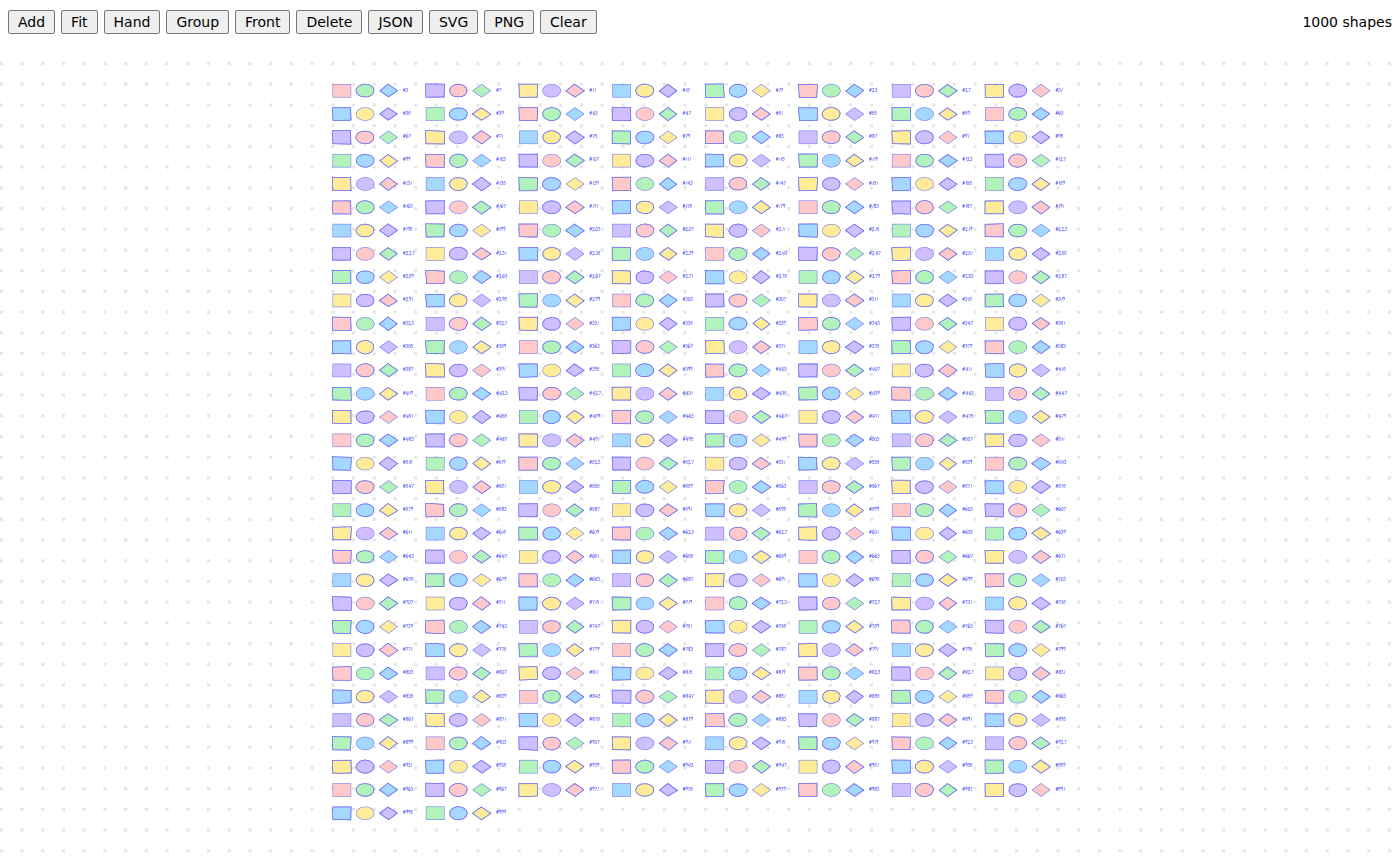

Source code (Python):
#!/usr/bin/env python3
"""Browser smoke test of drafftink-canvas: headed Chromium on a private Xvfb, WebGPU on the NVIDIA adapter.

Mounts a Stage, adds 1000 shapes, clicks one and receives the event, drags it, pans, checks that an idle stage
draws no frame and schedules no animation frame for 5 s (also while the pointer moves over empty space), exports
JSON, SVG and PNG and loads the PNG back, checks that a listener can change the stage, that a missing WebGPU is a
clear error, and takes a screenshot. Headless Chromium cannot show a WebGPU canvas (docs/stack.md section 8), so it
is not used.

usage: ~/.venvs/perf/bin/python test/smoke.py [--display :97] [--port 8137] [--shot test/smoke.png] [--adapter nvidia|swiftshader]
Needs dist/ (scripts/build.sh), python with playwright (and PIL), and Xvfb. Exit code 0 only if every check passes.
"""
import functools
import http.server
import io
import json
import os
import subprocess
import sys
import threading
import time

from PIL import Image
from playwright.sync_api import sync_playwright

HERE = os.path.dirname(os.path.abspath(__file__))
ROOT = os.path.dirname(HERE)


def arg(name, default=None):
    return sys.argv[sys.argv.index(name) + 1] if name in sys.argv else default


DISPLAY = arg("--display", ":97")
PORT = int(arg("--port", "8137"))
SHOT = arg("--shot", os.path.join(HERE, "smoke.png"))
PROFILE = f"/tmp/drafftink-canvas-chrome-{PORT}"
# WebGPU on the NVIDIA adapter through ANGLE/Vulkan, or on SwiftShader (docs/stack.md section 8).
NVIDIA = ["--enable-unsafe-webgpu", "--enable-features=Vulkan,VulkanFromANGLE,DefaultANGLEVulkan", "--use-angle=vulkan",
          "--use-vulkan=native", "--ignore-gpu-blocklist", "--disable-vulkan-surface", "--no-sandbox", "--disable-gpu-sandbox"]
SWIFTSHADER = ["--enable-unsafe-webgpu", "--enable-features=Vulkan", "--use-angle=swiftshader", "--enable-unsafe-swiftshader",
               "--use-webgpu-adapter=swiftshader", "--ignore-gpu-blocklist"]
FLAGS = SWIFTSHADER if arg("--adapter", "nvidia") == "swiftshader" else NVIDIA

# Counts what an idle page must not do: schedule animation frames, take a canvas texture, submit GPU work.
COUNTERS = """
window.__counts = { raf: 0, texture: 0, submit: 0 };
const raf = window.requestAnimationFrame.bind(window);
window.requestAnimationFrame = (cb) => { window.__counts.raf++; return raf(cb); };
if (window.GPUCanvasContext) {
  const g = GPUCanvasContext.prototype.getCurrentTexture;
  GPUCanvasContext.prototype.getCurrentTexture = function () { window.__counts.texture++; return g.call(this); };
}
if (window.GPUQueue) {
  const s = GPUQueue.prototype.submit;
  GPUQueue.prototype.submit = function (...a) { window.__counts.submit++; return s.apply(this, a); };
}
"""
NO_WEBGPU = "Object.defineProperty(navigator, 'gpu', { value: undefined, configurable: true });"

failures, report = [], {}


def check(name, ok, detail=""):
    print(f"{'PASS' if ok else 'FAIL'}  {name}" + (f"  ({detail})" if detail else ""), flush=True)
    if not ok:
        failures.append(name)


class Quiet(http.server.SimpleHTTPRequestHandler):
    def log_message(self, *a):
        pass

    def end_headers(self):
        self.send_header("Cache-Control", "no-store")
        super().end_headers()


server = http.server.ThreadingHTTPServer(("127.0.0.1", PORT), functools.partial(Quiet, directory=ROOT))
threading.Thread(target=server.serve_forever, daemon=True).start()
xvfb = subprocess.Popen(["Xvfb", DISPLAY, "-screen", "0", "1500x1000x24"], stdout=subprocess.DEVNULL, stderr=subprocess.DEVNULL)
time.sleep(1.5)
os.environ["DISPLAY"] = DISPLAY
BASE = f"http://127.0.0.1:{PORT}"


def js(page, code, *args):
    return page.evaluate(code, *args) if args else page.evaluate(code)


def counts(page):
    return js(page, "() => ({ ...window.__counts, frames: window.stage.framesDrawn })")


def screen_of(page, world):
    """Viewport pixel of a world point."""
    return js(page, "(p) => { const r = stage.canvas.getBoundingClientRect(); const s = stage.worldToScreen(p); return [r.left + s[0], r.top + s[1]]; }", world)


try:
    with sync_playwright() as pw:
        ctx = pw.chromium.launch_persistent_context(PROFILE, headless=False, viewport={"width": 1400, "height": 860}, args=FLAGS)
        ctx.add_init_script(COUNTERS)
        page = ctx.pages[0] if ctx.pages else ctx.new_page()
        logs = []
        page.on("console", lambda m: logs.append((m.type, m.text)))
        page.on("pageerror", lambda e: logs.append(("pageerror", str(e))))

        # ---- start, 1000 shapes -------------------------------------------------------------------------
        t0 = time.time()
        page.goto(f"{BASE}/examples/index.html?n=1000")
        page.wait_for_function("() => window.__ready || window.__error", timeout=60000)
        error = js(page, "() => window.__error || null")
        check("the stage starts on WebGPU", error is None, error or f"{time.time() - t0:.2f} s from navigation to ready")
        if error:
            raise SystemExit(1)
        time.sleep(1.0)
        stats = js(page, "() => stage.stats()")
        report["adapter"] = stats["adapter"]
        check("1000 shapes are in the scene", js(page, "() => stage.count") == 1000)
        check("a frame was drawn", stats["framesDrawn"] >= 1, f"{stats['framesDrawn']} frames; adapter {stats['adapter']!r}")
        last = stats["lastFrame"]
        check("culling draws only what is visible", 0 < last["drawn"] <= 1000, f"{last}")
        cam = js(page, "() => stage.camera")
        report["zoom"] = cam["zoom"]

        # ---- a screenshot that is not blank -----------------------------------------------------------
        png = page.screenshot()
        img = Image.open(io.BytesIO(png)).convert("RGB")
        colors = len({img.getpixel((x, y)) for x in range(0, img.width, 7) for y in range(60, img.height, 7)})
        check("the screenshot shows the drawing", colors > 20, f"{colors} distinct colours")
        os.makedirs(os.path.dirname(SHOT), exist_ok=True)
        img.save(SHOT)

        # ---- click: the listener gets the event, the shape is selected ----------------------------------
        js(page, """() => {
          window.__clicks = [];
          stage.on('click', '#s500', (e) => window.__clicks.push(['s500', e.target, e.currentTarget.kind]));
          stage.on('click', (e) => window.__clicks.push(['stage', e.target, e.currentTarget.kind]));
        }""")
        # s500 is the rectangle at world (1800, 1350), 70 x 50.
        cx, cy = screen_of(page, [1800 + 35, 1350 + 25])
        page.mouse.move(cx, cy)
        page.mouse.down()
        page.mouse.up()
        time.sleep(0.3)
        clicks = js(page, "() => window.__clicks")
        check("the click reaches the shape's listener, then the stage's", clicks == [["s500", "s500", "element"], ["stage", "s500", "stage"]], str(clicks))
        check("the click selected the shape", js(page, "() => stage.selection") == ["s500"])
        check("a hit test at the point finds it", js(page, "([x, y]) => { const r = stage.canvas.getBoundingClientRect(); return stage.hit(x - r.left, y - r.top)?.id; }", [cx, cy]) == "s500")

        # ---- drag moves the shape by the pointer's distance in world units ---------------------------
        # (A selected shape this small on screen is covered by its own handles, so the drag starts from nothing selected.)
        js(page, "() => stage.setSelection([])")
        before = js(page, "() => stage.get('s500').transform")
        zoom = js(page, "() => stage.camera.zoom")
        page.mouse.move(cx, cy)
        page.mouse.down()
        page.mouse.move(cx + 60, cy + 30, steps=6)
        page.mouse.up()
        time.sleep(0.3)
        after = js(page, "() => stage.get('s500').transform")
        dx, dy = after["x"] - before["x"], after["y"] - before["y"]
        check("a drag moves the shape", abs(dx - 60 / zoom) < 1e-6 and abs(dy - 30 / zoom) < 1e-6, f"moved ({dx:.3f}, {dy:.3f}), expected ({60 / zoom:.3f}, {30 / zoom:.3f})")
        js(page, "() => stage.setSelection([])")

        # ---- pan with the hand tool and with the wheel -------------------------------------------------
        js(page, "() => stage.setPointerMode('hand')")
        c0 = js(page, "() => stage.camera")
        page.mouse.move(300, 400)
        page.mouse.down()
        page.mouse.move(420, 460, steps=8)
        page.mouse.up()
        time.sleep(0.3)
        c1 = js(page, "() => stage.camera")
        check("the hand tool pans", abs((c1["scroll"][0] - c0["scroll"][0]) + 120 / zoom) < 1e-6 and abs((c1["scroll"][1] - c0["scroll"][1]) + 60 / zoom) < 1e-6,
              f"{c0['scroll']} -> {c1['scroll']}")
        js(page, "() => stage.setPointerMode('select')")
        page.mouse.move(700, 400)
        page.mouse.wheel(0, 100)
        time.sleep(0.4)
        c2 = js(page, "() => stage.camera")
        check("the wheel pans", c2["scroll"][1] > c1["scroll"][1], f"{c1['scroll'][1]:.2f} -> {c2['scroll'][1]:.2f}")

        # ---- a listener may change the stage ------------------------------------------------------------
        js(page, """() => {
          window.__busy = null;
          stage.on('click', '#s4', (e) => {
            stage.update('s4', { style: { fill_color: '#ff0000' } });
            try { stage.get('s4'); window.__busy = 'no error'; } catch (err) { window.__busy = err.message; }
          });
        }""")
        sx, sy = screen_of(page, [4 % 32 * 90 + 35, 0 + 25])
        # s4 may be off screen after the pan: bring it to the middle first.
        js(page, "() => stage.fitToContent({ ids: ['s4'], padding: 400 })")
        time.sleep(0.3)
        sx, sy = screen_of(page, [4 % 32 * 90 + 35, 25])
        page.mouse.click(sx, sy)
        time.sleep(0.4)
        check("a listener's change is applied", js(page, "() => stage.get('s4').style.fill_color") == "#ff0000")
        busy = js(page, "() => window.__busy")
        check("a read inside a listener says why it cannot answer", busy and "busy running a listener" in busy, str(busy))

        # ---- idle: no frame, no animation frame, no GPU work -------------------------------------------
        js(page, "() => stage.fitToContent({ padding: 40 })")
        time.sleep(1.5)
        js(page, "() => stage.setSelection([])")
        time.sleep(1.0)
        c_before = counts(page)
        time.sleep(5.0)
        c_after = counts(page)
        diff = {k: c_after[k] - c_before[k] for k in c_after}
        check("an idle stage draws 0 frames in 5 s", diff["frames"] == 0, str(diff))
        check("an idle stage schedules no animation frame", diff["raf"] == 0, str(diff))
        check("an idle stage touches no canvas texture and submits no GPU work", diff["texture"] == 0 and diff["submit"] == 0, str(diff))
        # Hovering over empty space (the margin left of the content) changes nothing either.
        page.mouse.move(8, 100)
        time.sleep(0.5)
        c_before = counts(page)
        for i in range(150):
            page.mouse.move(8 + (i % 20), 100 + i)
        time.sleep(1.0)
        c_after = counts(page)
        diff = {k: c_after[k] - c_before[k] for k in c_after}
        check("150 pointer moves over empty space draw 0 frames", diff["frames"] == 0 and diff["raf"] == 0, str(diff))
        # One change is exactly one frame.
        c_before = counts(page)
        js(page, "() => stage.update('s0', { x: 5 })")
        time.sleep(0.6)
        c_after = counts(page)
        check("one change draws exactly one frame", c_after["frames"] - c_before["frames"] == 1, f"{c_after['frames'] - c_before['frames']} frames, {c_after['raf'] - c_before['raf']} animation frames")
        report["idle"] = diff

        # ---- timings ---------------------------------------------------------------------------------
        timing = js(page, """() => {
          const t = (f, n) => { const s = performance.now(); for (let i = 0; i < n; i++) f(i); return (performance.now() - s) / n; };
          const r = stage.canvas.getBoundingClientRect();
          return { hit_ms: t((i) => stage.hit(200 + (i % 500), 300 + (i % 300)), 2000),
                   update_ms: t((i) => stage.update('s' + (i % 1000), { x: i }), 500) };
        }""")
        report["timing"] = timing
        print(f"      per call: hit {timing['hit_ms'] * 1000:.1f} us, update {timing['update_ms'] * 1000:.1f} us (1000 shapes)")

        # ---- export and import -------------------------------------------------------------------------
        info = js(page, """async () => {
          const json = stage.exportJSON();
          const svg = stage.toSVG({ embedScene: false });
          const png = await stage.toPNG({ scale: 0.25 });
          return { doc: JSON.parse(json).elements.length, svg: svg.slice(0, 40), svgPaths: svg.split('<path').length - 1,
                   png: Array.from(png) };
        }""")
        check("JSON export holds the 1000 shapes", info["doc"] == 1000)
        check("SVG export is an SVG with paths", info["svg"].startswith("<svg") and info["svgPaths"] > 500, f"{info['svgPaths']} paths")
        png_bytes = bytes(info["png"])
        check("PNG export is a PNG", png_bytes[:8] == b"\x89PNG\r\n\x1a\n", f"{len(png_bytes)} bytes")
        exported = Image.open(io.BytesIO(png_bytes)).convert("RGB")
        ecolors = len({exported.getpixel((x, y)) for x in range(0, exported.width, 3) for y in range(0, exported.height, 3)})
        check("the PNG shows the drawing", exported.width > 100 and ecolors > 10, f"{exported.width}x{exported.height}, {ecolors} colours")
        count_back = js(page, """async (bytes) => { stage.clear(); const empty = stage.count; stage.load(new Uint8Array(bytes)); return [empty, stage.count]; }""", info["png"])
        check("loading the PNG brings the scene back", count_back == [0, 1000], str(count_back))
        time.sleep(0.5)
        c_before = counts(page)
        time.sleep(2.0)
        check("the stage is idle again after the export and the load", counts(page)["frames"] == c_before["frames"])

        # ---- errors the page would see --------------------------------------------------------------
        err = js(page, """() => { try { stage.add({ type: 'rectangle', colour: 'red' }); return null; } catch (e) { return e.message; } }""")
        check("a typo in a shape is a plain-words error", err and "colour" in err, str(err))
        check("a refused shape leaves the scene alone", js(page, "() => stage.count") == 1000)

        # ---- no WebGPU ------------------------------------------------------------------------------
        bare = ctx.new_page()
        bare.add_init_script(NO_WEBGPU)
        bare.goto(f"{BASE}/examples/index.html?n=3")
        bare.wait_for_function("() => window.__ready || window.__error", timeout=30000)
        message = js(bare, "() => window.__error || ''")
        check("without WebGPU the stage says so", "no WebGPU" in message, message)
        shown = bare.evaluate("""async () => {
          const { Stage } = await import('/src/index.js');
          try { await Stage.create(document.createElement('canvas'), { errorPage: true }); } catch (e) {}
          return document.body.innerText;
        }""")
        check("the optional error page explains which browsers work", "Browsers that work" in shown, shown[:60].replace("\n", " "))
        bare.close()

        bad = [l for l in logs if l[0] in ("error", "pageerror") and "listener" not in l[1] and "colour" not in l[1]]
        check("no console errors", not bad, str(bad[:3]))
        warnings = [l for l in logs if l[0] == "warning"]
        if warnings:
            print("      warnings:", [w[1][:100] for w in warnings[:5]])
        ctx.close()
finally:
    server.shutdown()
    xvfb.terminate()
    xvfb.wait()

print(json.dumps(report))
print(f"\n{'FAILED: ' + ', '.join(failures) if failures else 'all checks passed'}  (screenshot: {SHOT})")
sys.exit(1 if failures else 0)
